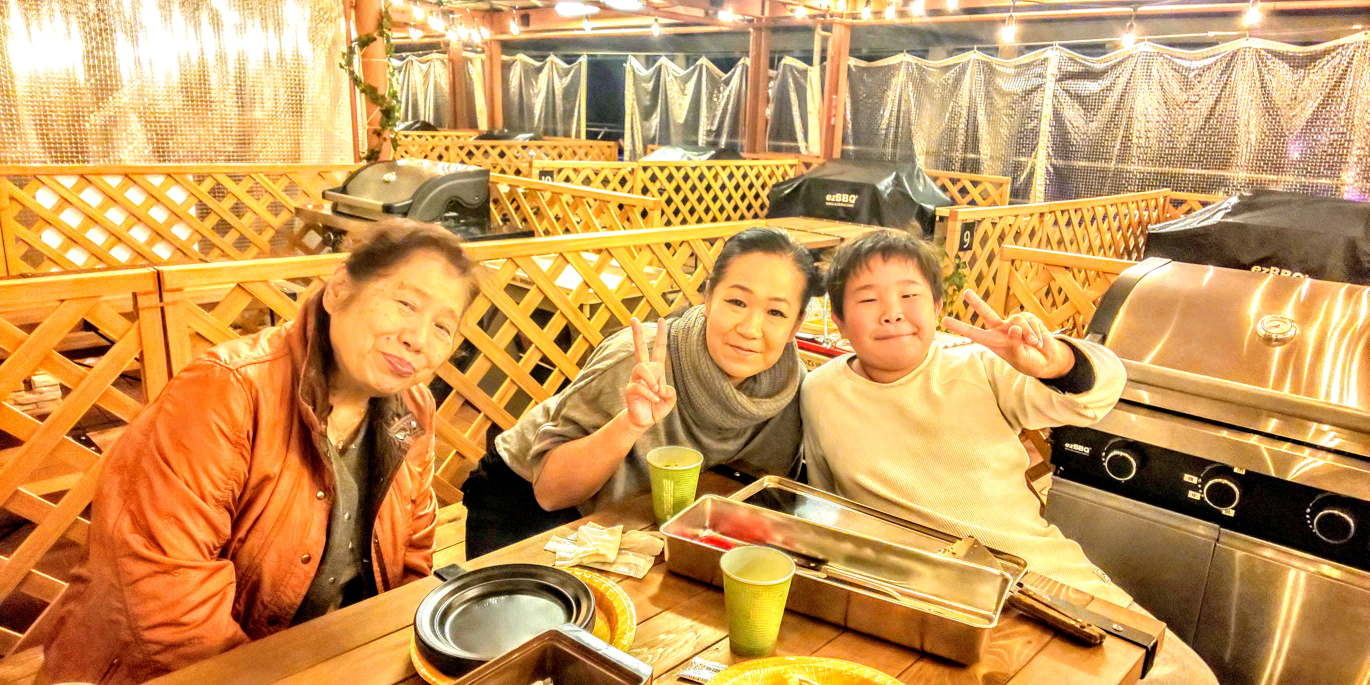
#> input picture 04_アウトプット/99_Images/DSC_0255 (2).JPG, 5480 x 2740 px, found by its file name (shown at 1/4 size)
$ python make_timeline_collage.py
#> lines starting #> are read from the running program, lines starting #| are printed output that depends on the picture

from PIL import Image, ImageOps, ImageDraw, ImageFilter
import os
import glob
import random

# Paths
base_dir = r"c:/Users/fmfmf/OneDrive/デスクトップ/AIプロダクト/2nd-Brain/04_アウトプット/99_Images"
output_name = "collage_17th_birthday_timeline.png"

def create_polaroid(img_path, caption="", angle=0):
#> called with caption = '', angle = 2
    try:
        img = Image.open(img_path)
#> img is the input picture: PIL image 5480x2740 RGB; mean R, G, B 202.4, 153.1, 89
    except:
        return None

    img = ImageOps.exif_transpose(img)

    # Resize keeping aspect ratio, make it look like a photo print
    # Target height 600
    base_h = 600
    ratio = img.width / img.height
#> ratio = 2
    base_w = int(base_h * ratio)
#> base_w = 1200

    img = img.resize((base_w, base_h), Image.Resampling.LANCZOS)
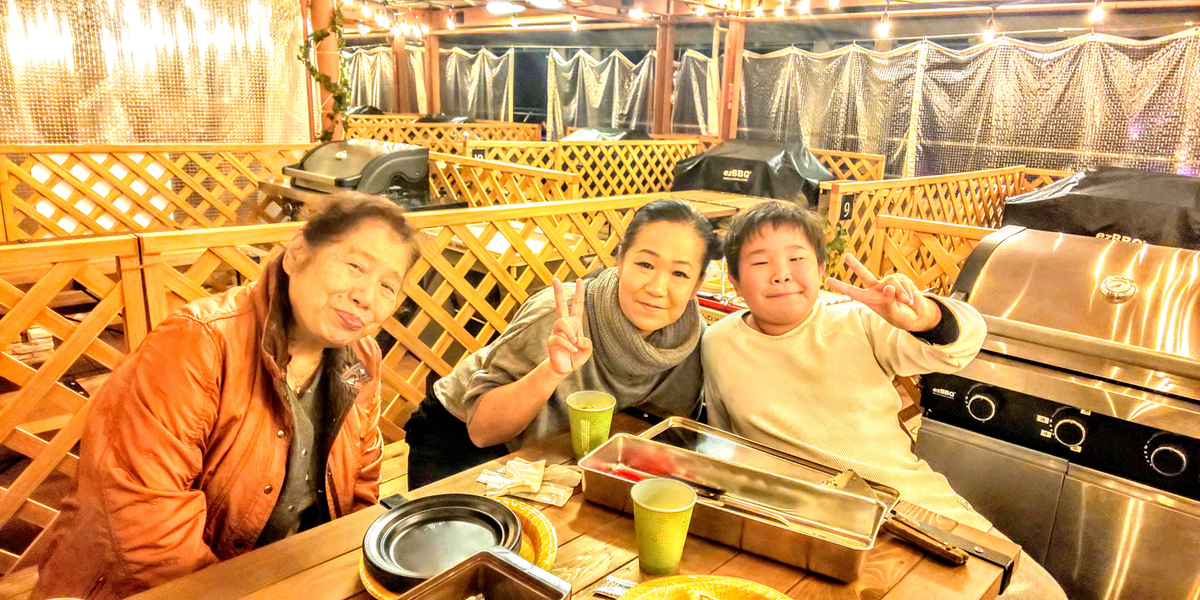
#> img: PIL image 1200x600 RGB; mean R, G, B 202.3, 153.1, 89

    # Polaroid/Photo Border
    border = 20
    p_w = base_w + border * 2
#> p_w = 1240
    p_h = base_h + border * 2

    # White background
    polaroid = Image.new("RGBA", (p_w, p_h), (255, 255, 255, 255))
#> polaroid: PIL image 1240x640 RGBA; every value is 255
    polaroid.paste(img, (border, border))
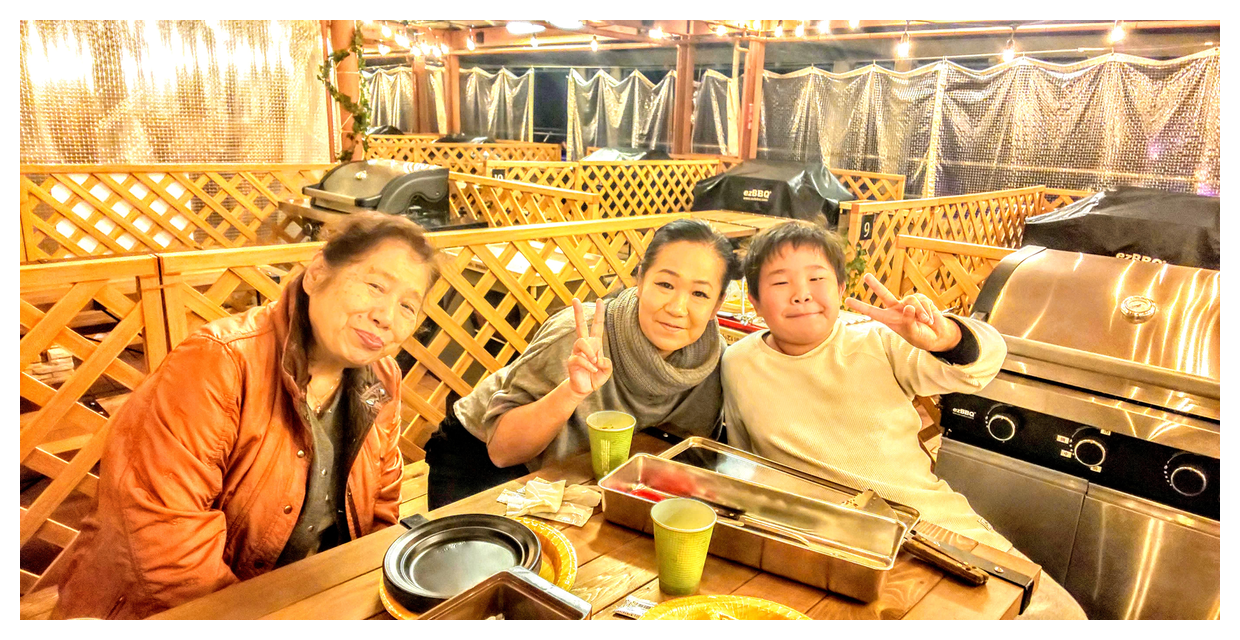
#> polaroid: PIL image 1240x640 RGBA; mean R, G, B, A 207.2, 162.5, 104.4, 255

    # Drop shadow simulation (simple gray border)
    draw = ImageDraw.Draw(polaroid)
    draw.rectangle([0, 0, p_w-1, p_h-1], outline=(200, 200, 200), width=1)

    # Rotate
    polaroid = polaroid.rotate(angle, expand=True, resample=Image.Resampling.BICUBIC)
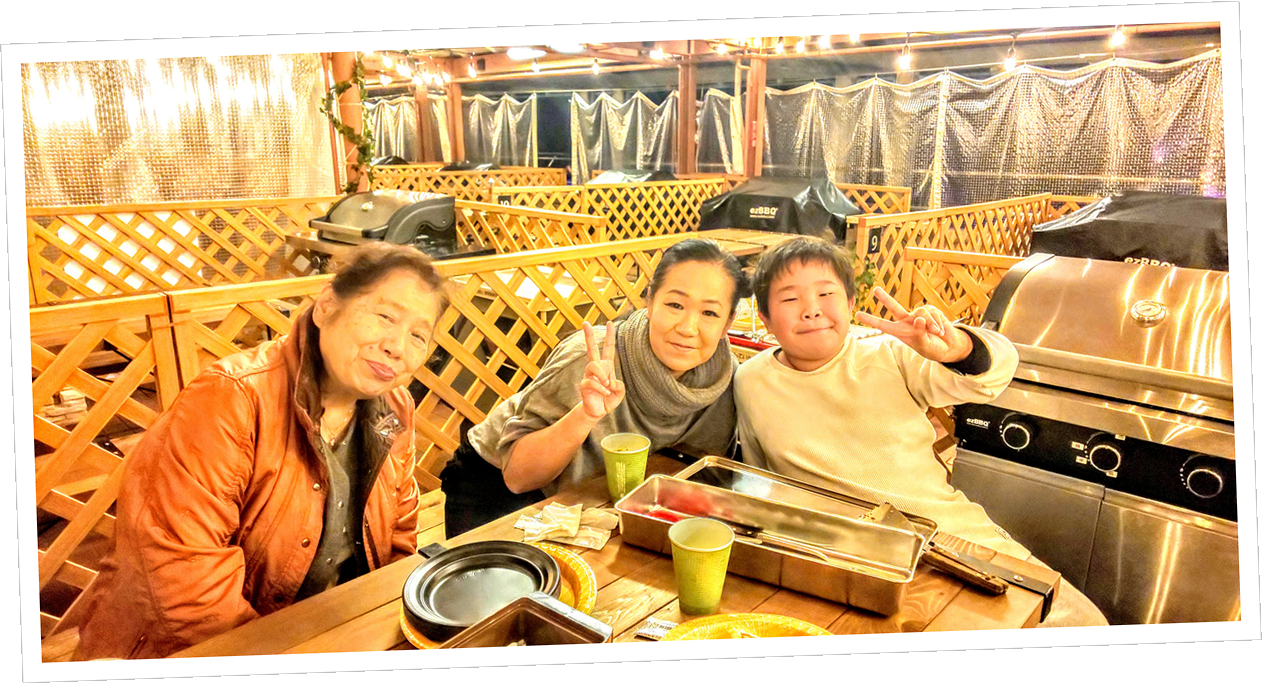
#> polaroid: PIL image 1262x684 RGBA; mean R, G, B, A 189.7, 148.7, 95.3, 234.4; transparent parts drawn white

    return polaroid

# 1. Identify Files (Heuristic)
files = []

# A. Oldest (Newborn) - DSC_0099.JPG
files.append(os.path.join(base_dir, "DSC_0099.JPG"))

# B. Old (Helmet) - DSC_0255 (2).JPG
files.append(os.path.join(base_dir, "DSC_0255 (2).JPG"))

# C. Middle (Keeper/Retro?) - Try to find something from 2019-2022
# Scanning for dated files
mids = glob.glob(os.path.join(base_dir, "202*.jpg"))
mids.sort()
if mids:
    # Pick one from the middle
    files.append(mids[len(mids)//2])
else:
    # Fallback to DSC
    dscs = glob.glob(os.path.join(base_dir, "DSC_*.JPG"))
    dscs.sort()
    if len(dscs) > 2:
        files.append(dscs[2])

# D. Recent (Desk/Box) - PXL_2026...
# Get the absolute latest PXL file
pxls = glob.glob(os.path.join(base_dir, "PXL_*.jpg"))
pxls.sort(key=os.path.getmtime, reverse=True)

# We want 5 photos total.
# 1. Newborn
# 2. Helmet
# 3. Middle 1
# 4. Middle 2
# 5. Latest

# Reset list to fill properly
selected_paths = []

# 1. First: Always DSC_0099 (Newborn)
p1 = os.path.join(base_dir, "DSC_0099.JPG")
if os.path.exists(p1): selected_paths.append(p1)

# 2. Second: DSC_0255 (2) (Helmet)
p2 = os.path.join(base_dir, "DSC_0255 (2).JPG")
if os.path.exists(p2): selected_paths.append(p2)

# 5. Last: Newest PXL
p5 = pxls[0] if pxls else None

# 3 & 4. Fillers
# Get all jpgs
all_jpgs = glob.glob(os.path.join(base_dir, "*.jpg")) + glob.glob(os.path.join(base_dir, "*.JPG"))
# Exclude known ones
excludes = [p1, p2, p5]
pool = [f for f in all_jpgs if f not in excludes]
# Sort by modified time
pool.sort(key=os.path.getmtime)

# Pick two distinct points in the middle of the timeline
if len(pool) >= 2:
    idx1 = len(pool) // 3
    idx2 = (len(pool) * 2) // 3
    selected_paths.append(pool[idx1])
    selected_paths.append(pool[idx2])
elif len(pool) == 1:
    selected_paths.append(pool[0])

# Append Last
if p5: selected_paths.append(p5)

print(f"Selected {len(selected_paths)} photos.")

# Canvas
canvas_w = 2000
canvas_h = 1000 # Landscape strip
canvas = Image.new("RGBA", (canvas_w, canvas_h), (245, 245, 245, 255))

x_offset = 50
y_base = 200

for i, path in enumerate(selected_paths):
    # Oscillate angle
    angle = random.randint(-10, 10)
    pol = create_polaroid(path, angle=angle)
    if pol:
        # Resize to fit 5 across roughly
        # Target width approx 350
        ratio = 350 / pol.width
#> ratio = 0.277
        new_size = (int(pol.width * ratio), int(pol.height * ratio))
#> new_size = (350, 189)
        pol = pol.resize(new_size, Image.Resampling.LANCZOS)
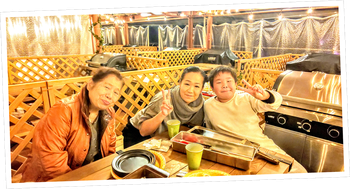
#> pol: PIL image 350x189 RGBA; mean R, G, B, A 194.1, 153.2, 99.8, 234.4; transparent parts drawn white

        # Stagger Y
        y = y_base + random.randint(-50, 50)

        canvas.paste(pol, (x_offset, y), pol)
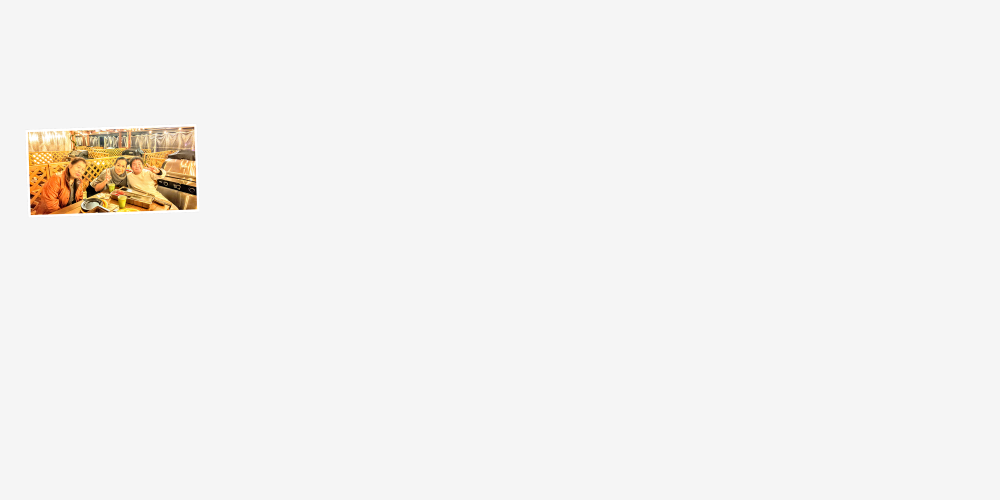
#> canvas: PIL image 2000x1000 RGBA (shown at 1/2 size); mean R, G, B, A 243.8, 242.5, 240.7, 255; transparent parts drawn white
        x_offset += 300 # Overlap slightly
#> pass 2 of the loop `for i, path in enumerate(selected_paths):`:
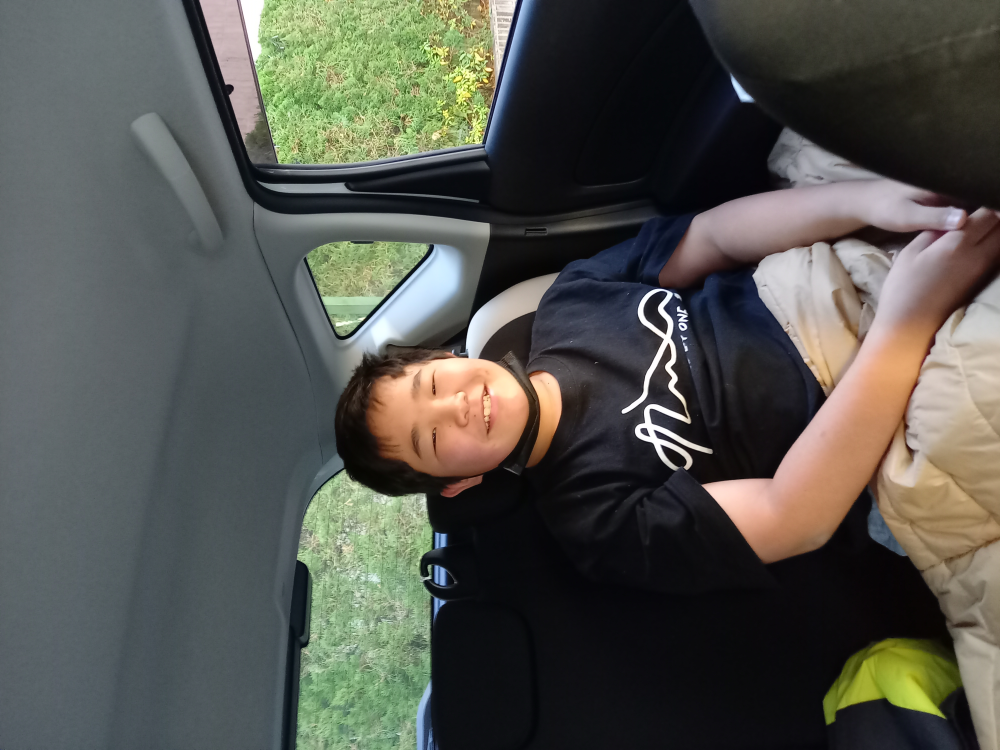
#> input picture 04_アウトプット/99_Images/20201231_152151.jpg, 4000 x 3000 px (shown at 1/4 size)
#> in create_polaroid, img is the input picture: PIL image 4000x3000 RGB; mean R, G, B 84.2, 85.1, 78.6
#> in create_polaroid (call 2), `polaroid = polaroid.rotate(angle, expand=True, resample=Image.Resampli..`:
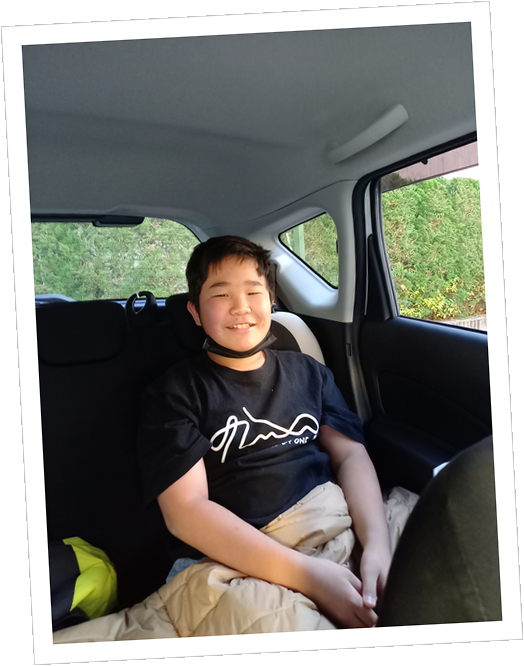
#> polaroid: PIL image 524x666 RGBA; mean R, G, B, A 96.2, 96.8, 91.8, 229.1; transparent parts drawn white
#> pol: PIL image 350x444 RGBA
#> `canvas.paste(pol, (x_offset, y), pol)`:
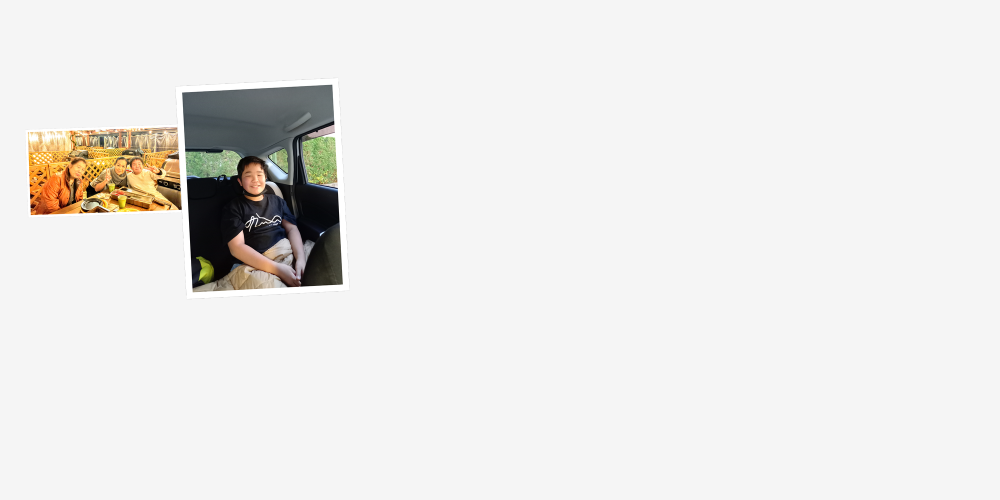
#> canvas: PIL image 2000x1000 RGBA (shown at 1/2 size); mean R, G, B, A 234.3, 233.1, 231.1, 254.9; transparent parts drawn white
#> pass 3 of the loop `for i, path in enumerate(selected_paths):`:
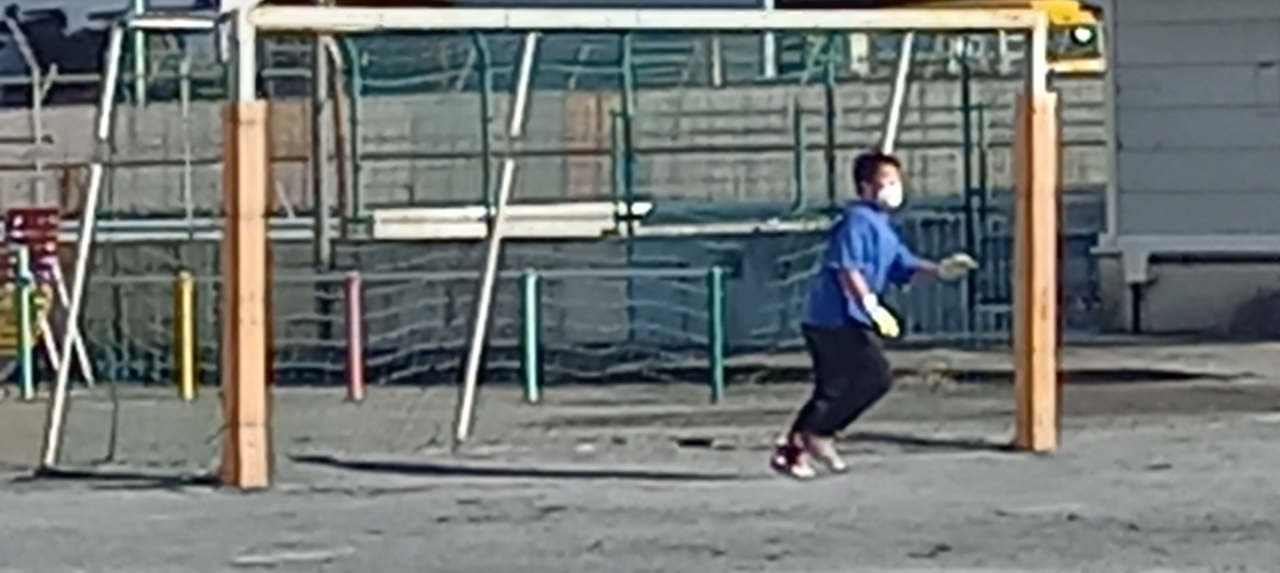
#> input picture 04_アウトプット/99_Images/20221218_133702.jpg, 3840 x 1717 px (shown at 1/3 size)
#> in create_polaroid, img is the input picture: PIL image 3840x1717 RGB; mean R, G, B 113.8, 118.3, 116.3
#> `pol = pol.resize(new_size, Image.Resampling.LANCZOS)`:
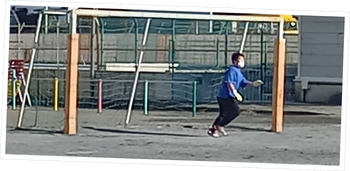
#> pol: PIL image 350x171 RGBA; mean R, G, B, A 120.1, 123.9, 122.3, 233.5; transparent parts drawn white
#> `canvas.paste(pol, (x_offset, y), pol)`:
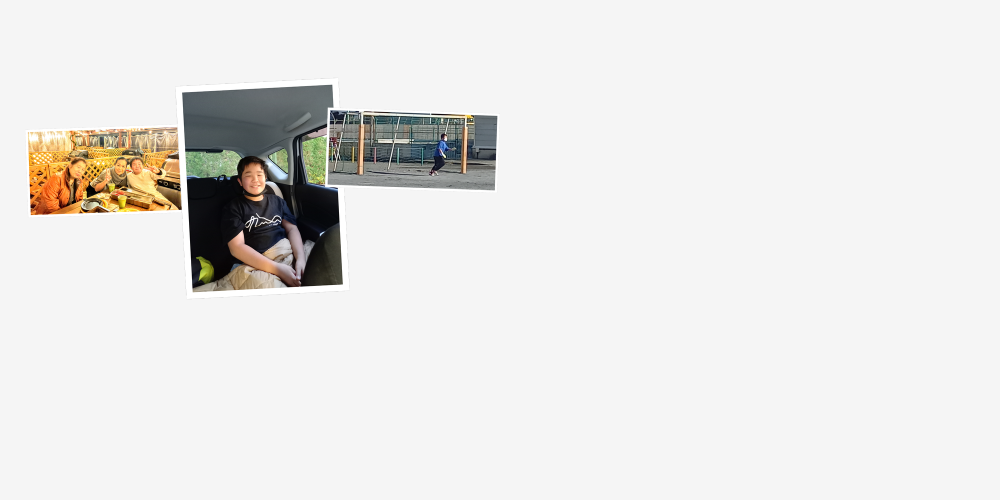
#> canvas: PIL image 2000x1000 RGBA (shown at 1/2 size); mean R, G, B, A 231.2, 230.1, 228.1, 254.9; transparent parts drawn white

# Save
output_path = os.path.join(base_dir, output_name)
canvas = canvas.convert("RGB")
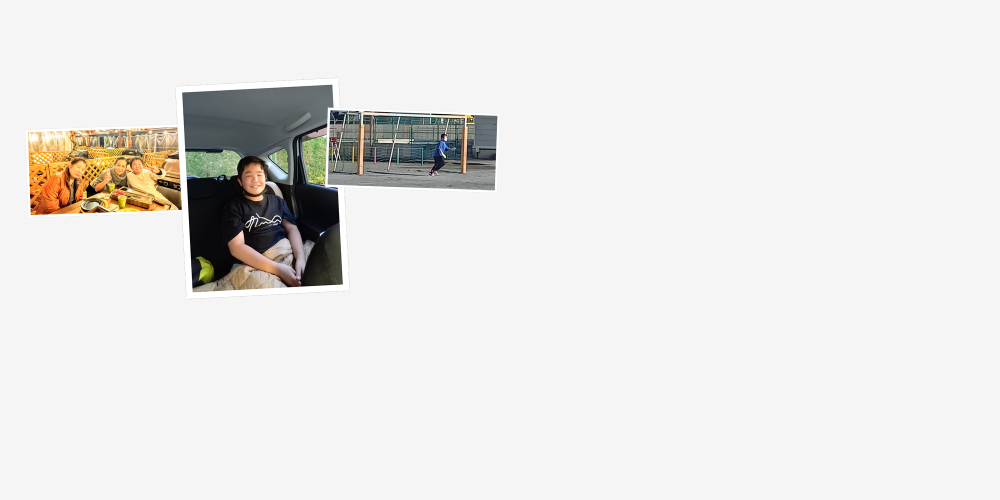
#> canvas: PIL image 2000x1000 RGB (shown at 1/2 size); mean R, G, B 231.2, 230.1, 228.1
canvas.save(output_path)
print(f"Saved timeline collage to {output_path}")
